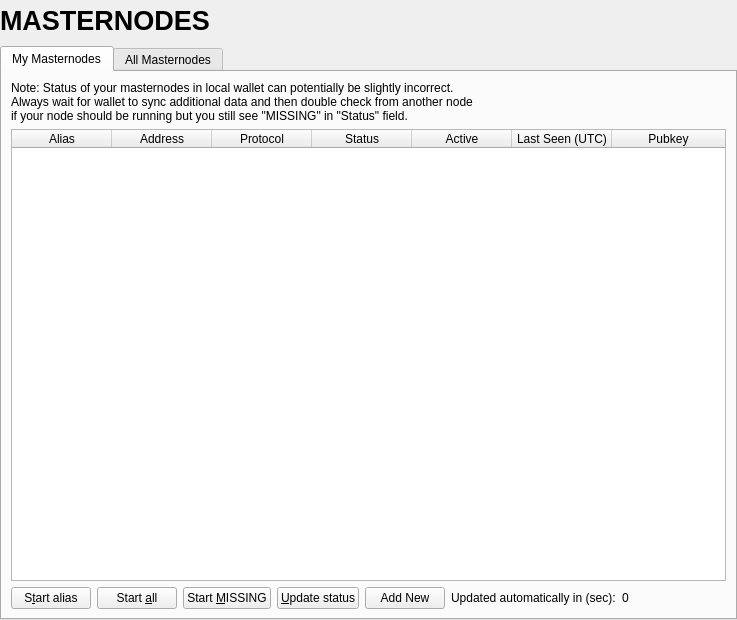
<?xml version="1.0" encoding="UTF-8"?>
<ui version="4.0">
 <class>MasternodeList</class>
 <widget class="QWidget" name="MasternodeList">
  <property name="geometry">
   <rect>
    <x>0</x>
    <y>0</y>
    <width>737</width>
    <height>620</height>
   </rect>
  </property>
  <property name="windowTitle">
   <string>Form</string>
  </property>
  <property name="styleSheet">
   <string notr="true"/>
  </property>
  <layout class="QVBoxLayout" name="topLayout">
   <property name="leftMargin">
    <number>0</number>
   </property>
   <property name="topMargin">
    <number>0</number>
   </property>
   <property name="rightMargin">
    <number>0</number>
   </property>
   <property name="bottomMargin">
    <number>0</number>
   </property>
   <item>
    <layout class="QVBoxLayout" name="verticalLayout">
     <property name="bottomMargin">
      <number>0</number>
     </property>
     <item>
      <widget class="QLabel" name="labelOverviewHeaderLeft">
       <property name="minimumSize">
        <size>
         <width>464</width>
         <height>40</height>
        </size>
       </property>
       <property name="maximumSize">
        <size>
         <width>16777215</width>
         <height>40</height>
        </size>
       </property>
       <property name="font">
        <font>
         <pointsize>20</pointsize>
         <weight>75</weight>
         <bold>true</bold>
        </font>
       </property>
       <property name="text">
        <string>MASTERNODES</string>
       </property>
      </widget>
     </item>
     <item>
      <widget class="QTabWidget" name="tabWidget">
       <property name="currentIndex">
        <number>0</number>
       </property>
       <widget class="QWidget" name="tabMyMasternodes">
        <attribute name="title">
         <string>My Masternodes</string>
        </attribute>
        <layout class="QGridLayout" name="gridLayout_2">
         <item row="0" column="0">
          <layout class="QVBoxLayout" name="verticalLayout_2">
           <property name="bottomMargin">
            <number>0</number>
           </property>
           <item>
            <layout class="QHBoxLayout" name="horizontalLayout_note">
             <property name="bottomMargin">
              <number>0</number>
             </property>
             <item>
              <widget class="QLabel" name="updateNote">
               <property name="text">
                <string>Note: Status of your masternodes in local wallet can potentially be slightly incorrect.&lt;br /&gt;Always wait for wallet to sync additional data and then double check from another node&lt;br /&gt;if your node should be running but you still see &quot;MISSING&quot; in &quot;Status&quot; field.</string>
               </property>
              </widget>
             </item>
            </layout>
           </item>
           <item>
            <widget class="QTableWidget" name="tableWidgetMyMasternodes">
             <property name="minimumSize">
              <size>
               <width>695</width>
               <height>0</height>
              </size>
             </property>
             <property name="editTriggers">
              <set>QAbstractItemView::NoEditTriggers</set>
             </property>
             <property name="alternatingRowColors">
              <bool>true</bool>
             </property>
             <property name="selectionMode">
              <enum>QAbstractItemView::SingleSelection</enum>
             </property>
             <property name="selectionBehavior">
              <enum>QAbstractItemView::SelectRows</enum>
             </property>
             <property name="sortingEnabled">
              <bool>true</bool>
             </property>
             <attribute name="horizontalHeaderStretchLastSection">
              <bool>true</bool>
             </attribute>
             <column>
              <property name="text">
               <string>Alias</string>
              </property>
             </column>
             <column>
              <property name="text">
               <string>Address</string>
              </property>
             </column>
             <column>
              <property name="text">
               <string>Protocol</string>
              </property>
             </column>
             <column>
              <property name="text">
               <string>Status</string>
              </property>
             </column>
             <column>
              <property name="text">
               <string>Active</string>
              </property>
             </column>
             <column>
              <property name="text">
               <string>Last Seen (UTC)</string>
              </property>
             </column>
             <column>
              <property name="text">
               <string>Pubkey</string>
              </property>
             </column>
            </widget>
           </item>
           <item>
            <layout class="QHBoxLayout" name="horizontalLayout_5">
             <property name="bottomMargin">
              <number>0</number>
             </property>
             <item>
              <widget class="QPushButton" name="startButton">
               <property name="text">
                <string>S&amp;tart alias</string>
               </property>
              </widget>
             </item>
             <item>
              <widget class="QPushButton" name="startAllButton">
               <property name="text">
                <string>Start &amp;all</string>
               </property>
              </widget>
             </item>
             <item>
              <widget class="QPushButton" name="startMissingButton">
               <property name="text">
                <string>Start &amp;MISSING</string>
               </property>
              </widget>
             </item>
             <item>
              <widget class="QPushButton" name="UpdateButton">
               <property name="text">
                <string>&amp;Update status</string>
               </property>
              </widget>
             </item>
             <item>
              <widget class="QPushButton" name="pushButton">
               <property name="text">
                <string>Add New</string>
               </property>
              </widget>
             </item>
             <item>
              <widget class="QLabel" name="autoupdate_label">
               <property name="text">
                <string>Updated automatically in (sec):</string>
               </property>
              </widget>
             </item>
             <item>
              <widget class="QLabel" name="secondsLabel">
               <property name="text">
                <string>0</string>
               </property>
              </widget>
             </item>
             <item>
              <spacer name="horizontalSpacer_5">
               <property name="orientation">
                <enum>Qt::Horizontal</enum>
               </property>
               <property name="sizeHint" stdset="0">
                <size>
                 <width>40</width>
                 <height>20</height>
                </size>
               </property>
              </spacer>
             </item>
            </layout>
           </item>
          </layout>
         </item>
        </layout>
       </widget>
       <widget class="QWidget" name="tabAllMasternodes">
        <attribute name="title">
         <string>All Masternodes</string>
        </attribute>
        <layout class="QGridLayout" name="gridLayout">
         <item row="1" column="0">
          <widget class="QTableWidget" name="tableWidgetMasternodes">
           <property name="editTriggers">
            <set>QAbstractItemView::NoEditTriggers</set>
           </property>
           <property name="alternatingRowColors">
            <bool>true</bool>
           </property>
           <property name="selectionBehavior">
            <enum>QAbstractItemView::SelectRows</enum>
           </property>
           <property name="sortingEnabled">
            <bool>true</bool>
           </property>
           <attribute name="horizontalHeaderStretchLastSection">
            <bool>true</bool>
           </attribute>
           <column>
            <property name="text">
             <string>Address</string>
            </property>
           </column>
           <column>
            <property name="text">
             <string>Protocol</string>
            </property>
           </column>
           <column>
            <property name="text">
             <string>Status</string>
            </property>
           </column>
           <column>
            <property name="text">
             <string>Active</string>
            </property>
           </column>
           <column>
            <property name="text">
             <string>Last Seen (UTC)</string>
            </property>
           </column>
           <column>
            <property name="text">
             <string>Pubkey</string>
            </property>
           </column>
          </widget>
         </item>
         <item row="0" column="0">
          <layout class="QHBoxLayout" name="horizontalLayout_3">
           <property name="bottomMargin">
            <number>0</number>
           </property>
           <item>
            <widget class="QLabel" name="label_filter">
             <property name="text">
              <string>Filter List:</string>
             </property>
            </widget>
           </item>
           <item>
            <widget class="QLineEdit" name="filterLineEdit">
             <property name="toolTip">
              <string>Filter masternode list</string>
             </property>
            </widget>
           </item>
           <item>
            <spacer name="horizontalSpacer_3">
             <property name="orientation">
              <enum>Qt::Horizontal</enum>
             </property>
             <property name="sizeHint" stdset="0">
              <size>
               <width>10</width>
               <height>20</height>
              </size>
             </property>
            </spacer>
           </item>
           <item>
            <widget class="QLabel" name="label_count">
             <property name="text">
              <string>Node Count:</string>
             </property>
            </widget>
           </item>
           <item>
            <widget class="QLabel" name="countLabel">
             <property name="text">
              <string>0</string>
             </property>
            </widget>
           </item>
          </layout>
         </item>
        </layout>
       </widget>
      </widget>
     </item>
    </layout>
   </item>
  </layout>
 </widget>
 <resources/>
 <connections/>
</ui>
